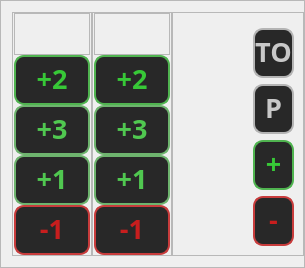
     <widget class="QFrame" name="frame_buttons">
      <property name="frameShape">
       <enum>QFrame::StyledPanel</enum>
      </property>
      <property name="frameShadow">
       <enum>QFrame::Raised</enum>
      </property>
      <layout class="QHBoxLayout" name="horizontalLayout">
       <property name="spacing">
        <number>0</number>
       </property>
       <property name="rightMargin">
        <number>0</number>
       </property>
       <item>
        <widget class="QFrame" name="btnframe1">
         <property name="maximumSize">
          <size>
           <width>121</width>
           <height>16777215</height>
          </size>
         </property>
         <property name="frameShape">
          <enum>QFrame::StyledPanel</enum>
         </property>
         <property name="frameShadow">
          <enum>QFrame::Raised</enum>
         </property>
        </widget>
       </item>
       <item>
        <widget class="QFrame" name="btnframe3">
         <property name="minimumSize">
          <size>
           <width>80</width>
           <height>0</height>
          </size>
         </property>
         <property name="maximumSize">
          <size>
           <width>80</width>
           <height>16777215</height>
          </size>
         </property>
         <property name="frameShape">
          <enum>QFrame::StyledPanel</enum>
         </property>
         <property name="frameShadow">
          <enum>QFrame::Raised</enum>
         </property>
         <layout class="QVBoxLayout" name="verticalLayout_2">
          <property name="spacing">
           <number>0</number>
          </property>
          <property name="leftMargin">
           <number>1</number>
          </property>
          <property name="topMargin">
           <number>0</number>
          </property>
          <property name="rightMargin">
           <number>1</number>
          </property>
          <property name="bottomMargin">
           <number>0</number>
          </property>
          <item>
           <widget class="QFrame" name="frame">
            <property name="maximumSize">
             <size>
              <width>16777215</width>
              <height>50</height>
             </size>
            </property>
            <property name="frameShape">
             <enum>QFrame::StyledPanel</enum>
            </property>
            <property name="frameShadow">
             <enum>QFrame::Raised</enum>
            </property>
           </widget>
          </item>
          <item>
           <widget class="QPushButton" name="btnA_plus2">
            <property name="minimumSize">
             <size>
              <width>0</width>
              <height>50</height>
             </size>
            </property>
            <property name="font">
             <font>
              <family>Segoe UI Black</family>
              <pointsize>20</pointsize>
              <weight>75</weight>
              <bold>true</bold>
             </font>
            </property>
            <property name="cursor">
             <cursorShape>PointingHandCursor</cursorShape>
            </property>
            <property name="styleSheet">
             <string notr="true">QPushButton {
	border-radius: 10px;
	background-color: rgb(40, 40, 40);
	padding-bottom: 4px;
	color: rgb(55, 200, 55);
	border: 2px solid rgb(80, 180, 80);
}

QPushButton:hover {
	border-radius: 10px;
	background-color: rgb(55, 55, 55);
	padding-bottom: 4px;
	color: rgb(65, 210, 65);
	border: 2px solid rgb(90, 190, 90);
}

QPushButton:pressed {
	border-radius: 10px;
	background-color: rgb(30, 30, 30);
	padding-bottom: 4px;
	color: rgb(65, 190, 65);
	border: 2px solid rgb(70, 170, 70);
}
</string>
            </property>
            <property name="text">
             <string>+2</string>
            </property>
           </widget>
          </item>
          <item>
           <widget class="QPushButton" name="btnA_plus3">
            <property name="minimumSize">
             <size>
              <width>0</width>
              <height>50</height>
             </size>
            </property>
            <property name="font">
             <font>
              <family>Segoe UI Black</family>
              <pointsize>20</pointsize>
              <weight>75</weight>
              <bold>true</bold>
             </font>
            </property>
            <property name="cursor">
             <cursorShape>PointingHandCursor</cursorShape>
            </property>
            <property name="styleSheet">
             <string notr="true">QPushButton {
	border-radius: 10px;
	background-color: rgb(40, 40, 40);
	padding-bottom: 4px;
	color: rgb(80, 200, 80);
	border: 2px solid rgb(110, 180, 110);
}

QPushButton:hover {
	border-radius: 10px;
	background-color: rgb(55, 55, 55);
	padding-bottom: 4px;
	color: rgb(90, 210, 90);
	border: 2px solid rgb(120, 190, 120);
}

QPushButton:pressed {
	border-radius: 10px;
	background-color: rgb(30, 30, 30);
	padding-bottom: 4px;
	color: rgb(70, 190, 70);
	border: 2px solid rgb(100, 170, 100);
}</string>
            </property>
            <property name="text">
             <string>+3</string>
            </property>
           </widget>
          </item>
          <item>
           <widget class="QPushButton" name="btnA_plus1">
            <property name="minimumSize">
             <size>
              <width>0</width>
              <height>50</height>
             </size>
            </property>
            <property name="font">
             <font>
              <family>Segoe UI Black</family>
              <pointsize>20</pointsize>
              <weight>75</weight>
              <bold>true</bold>
             </font>
            </property>
            <property name="cursor">
             <cursorShape>PointingHandCursor</cursorShape>
            </property>
            <property name="styleSheet">
             <string notr="true">QPushButton {
	border-radius: 10px;
	background-color: rgb(40, 40, 40);
	padding-bottom: 4px;
	color: rgb(80, 200, 80);
	border: 2px solid rgb(110, 180, 110);
}

QPushButton:hover {
	border-radius: 10px;
	background-color: rgb(55, 55, 55);
	padding-bottom: 4px;
	color: rgb(90, 210, 90);
	border: 2px solid rgb(120, 190, 120);
}

QPushButton:pressed {
	border-radius: 10px;
	background-color: rgb(30, 30, 30);
	padding-bottom: 4px;
	color: rgb(70, 190, 70);
	border: 2px solid rgb(100, 170, 100);
}</string>
            </property>
            <property name="text">
             <string>+1</string>
            </property>
           </widget>
          </item>
          <item>
           <widget class="QPushButton" name="btnA_correction">
            <property name="minimumSize">
             <size>
              <width>0</width>
              <height>50</height>
             </size>
            </property>
            <property name="font">
             <font>
              <family>Segoe UI Black</family>
              <pointsize>20</pointsize>
              <weight>75</weight>
              <bold>true</bold>
             </font>
            </property>
            <property name="cursor">
             <cursorShape>PointingHandCursor</cursorShape>
            </property>
            <property name="styleSheet">
             <string notr="true">QPushButton {
	border-radius: 10px;
	background-color: rgb(40, 40, 40);
	color: rgb(200, 30, 30);
	padding-bottom: 4px;
	border: 2px solid rgb(200, 60, 60);
}

QPushButton:hover {
	border-radius: 10px;
	background-color: rgb(55, 55, 55);
	color: rgb(210, 40, 40);
	padding-bottom: 4px;
	border: 2px solid rgb(210, 70, 70);
}

QPushButton:pressed {
	border-radius: 10px;
	background-color: rgb(30, 30, 30);
	color: rgb(190, 20, 20);
	padding-bottom: 4px;
	border: 2px solid rgb(190, 50, 50);
}</string>
            </property>
            <property name="text">
             <string>-1</string>
            </property>
           </widget>
          </item>
         </layout>
        </widget>
       </item>
       <item>
        <widget class="QFrame" name="btnframe2">
         <property name="minimumSize">
          <size>
           <width>80</width>
           <height>0</height>
          </size>
         </property>
         <property name="maximumSize">
          <size>
           <width>80</width>
           <height>16777215</height>
          </size>
         </property>
         <property name="frameShape">
          <enum>QFrame::StyledPanel</enum>
         </property>
         <property name="frameShadow">
          <enum>QFrame::Raised</enum>
         </property>
         <layout class="QVBoxLayout" name="verticalLayout_3">
          <property name="spacing">
           <number>0</number>
          </property>
          <property name="leftMargin">
           <number>1</number>
          </property>
          <property name="topMargin">
           <number>0</number>
          </property>
          <property name="rightMargin">
           <number>1</number>
          </property>
          <property name="bottomMargin">
           <number>0</number>
          </property>
          <item>
           <widget class="QFrame" name="frame_2">
            <property name="maximumSize">
             <size>
              <width>16777215</width>
              <height>50</height>
             </size>
            </property>
            <property name="frameShape">
             <enum>QFrame::StyledPanel</enum>
            </property>
            <property name="frameShadow">
             <enum>QFrame::Raised</enum>
            </property>
           </widget>
          </item>
          <item>
           <widget class="QPushButton" name="btnB_plus2">
            <property name="minimumSize">
             <size>
              <width>0</width>
              <height>50</height>
             </size>
            </property>
            <property name="font">
             <font>
              <family>Segoe UI Black</family>
              <pointsize>20</pointsize>
              <weight>75</weight>
              <bold>true</bold>
             </font>
            </property>
            <property name="cursor">
             <cursorShape>PointingHandCursor</cursorShape>
            </property>
            <property name="styleSheet">
             <string notr="true">QPushButton {
	border-radius: 10px;
	background-color: rgb(40, 40, 40);
	padding-bottom: 4px;
	color: rgb(55, 200, 55);
	border: 2px solid rgb(80, 180, 80);
}

QPushButton:hover {
	border-radius: 10px;
	background-color: rgb(55, 55, 55);
	padding-bottom: 4px;
	color: rgb(65, 210, 65);
	border: 2px solid rgb(90, 190, 90);
}

QPushButton:pressed {
	border-radius: 10px;
	background-color: rgb(30, 30, 30);
	padding-bottom: 4px;
	color: rgb(65, 190, 65);
	border: 2px solid rgb(70, 170, 70);
}
</string>
            </property>
            <property name="text">
             <string>+2</string>
            </property>
           </widget>
          </item>
          <item>
           <widget class="QPushButton" name="btnB_plus3">
            <property name="minimumSize">
             <size>
              <width>0</width>
              <height>50</height>
             </size>
            </property>
            <property name="font">
             <font>
              <family>Segoe UI Black</family>
              <pointsize>20</pointsize>
              <weight>75</weight>
              <bold>true</bold>
             </font>
            </property>
            <property name="cursor">
             <cursorShape>PointingHandCursor</cursorShape>
            </property>
            <property name="styleSheet">
             <string notr="true">QPushButton {
	border-radius: 10px;
	background-color: rgb(40, 40, 40);
	padding-bottom: 4px;
	color: rgb(80, 200, 80);
	border: 2px solid rgb(110, 180, 110);
}

QPushButton:hover {
	border-radius: 10px;
	background-color: rgb(55, 55, 55);
	padding-bottom: 4px;
	color: rgb(90, 210, 90);
	border: 2px solid rgb(120, 190, 120);
}

QPushButton:pressed {
	border-radius: 10px;
	background-color: rgb(30, 30, 30);
	padding-bottom: 4px;
	color: rgb(70, 190, 70);
	border: 2px solid rgb(100, 170, 100);
}</string>
            </property>
            <property name="text">
             <string>+3</string>
            </property>
           </widget>
          </item>
          <item>
           <widget class="QPushButton" name="btnB_plus1">
            <property name="minimumSize">
             <size>
              <width>0</width>
              <height>50</height>
             </size>
            </property>
            <property name="font">
             <font>
              <family>Segoe UI Black</family>
              <pointsize>20</pointsize>
              <weight>75</weight>
              <bold>true</bold>
             </font>
            </property>
            <property name="cursor">
             <cursorShape>PointingHandCursor</cursorShape>
            </property>
            <property name="styleSheet">
             <string notr="true">QPushButton {
	border-radius: 10px;
	background-color: rgb(40, 40, 40);
	padding-bottom: 4px;
	color: rgb(80, 200, 80);
	border: 2px solid rgb(110, 180, 110);
}

QPushButton:hover {
	border-radius: 10px;
	background-color: rgb(55, 55, 55);
	padding-bottom: 4px;
	color: rgb(90, 210, 90);
	border: 2px solid rgb(120, 190, 120);
}

QPushButton:pressed {
	border-radius: 10px;
	background-color: rgb(30, 30, 30);
	padding-bottom: 4px;
	color: rgb(70, 190, 70);
	border: 2px solid rgb(100, 170, 100);
}</string>
            </property>
            <property name="text">
             <string>+1</string>
            </property>
           </widget>
          </item>
          <item>
           <widget class="QPushButton" name="btnB_correction">
            <property name="minimumSize">
             <size>
              <width>0</width>
              <height>50</height>
             </size>
            </property>
            <property name="font">
             <font>
              <family>Segoe UI Black</family>
              <pointsize>20</pointsize>
              <weight>75</weight>
              <bold>true</bold>
             </font>
            </property>
            <property name="cursor">
             <cursorShape>PointingHandCursor</cursorShape>
            </property>
            <property name="styleSheet">
             <string notr="true">QPushButton {
	border-radius: 10px;
	background-color: rgb(40, 40, 40);
	color: rgb(200, 30, 30);
	padding-bottom: 4px;
	border: 2px solid rgb(200, 60, 60);
}

QPushButton:hover {
	border-radius: 10px;
	background-color: rgb(55, 55, 55);
	color: rgb(210, 40, 40);
	padding-bottom: 4px;
	border: 2px solid rgb(210, 70, 70);
}

QPushButton:pressed {
	border-radius: 10px;
	background-color: rgb(30, 30, 30);
	color: rgb(190, 20, 20);
	padding-bottom: 4px;
	border: 2px solid rgb(190, 50, 50);
}</string>
            </property>
            <property name="text">
             <string>-1</string>
            </property>
           </widget>
          </item>
         </layout>
        </widget>
       </item>
       <item>
        <widget class="QFrame" name="frame_3">
         <property name="frameShape">
          <enum>QFrame::StyledPanel</enum>
         </property>
         <property name="frameShadow">
          <enum>QFrame::Raised</enum>
         </property>
        </widget>
       </item>
       <item>
        <widget class="QFrame" name="btnframe4">
         <property name="frameShape">
          <enum>QFrame::StyledPanel</enum>
         </property>
         <property name="frameShadow">
          <enum>QFrame::Raised</enum>
         </property>
         <layout class="QVBoxLayout" name="verticalLayout_4">
          <property name="leftMargin">
           <number>80</number>
          </property>
          <item>
           <widget class="QFrame" name="frame_4">
            <property name="maximumSize">
             <size>
              <width>16777215</width>
              <height>50</height>
             </size>
            </property>
            <property name="frameShape">
             <enum>QFrame::StyledPanel</enum>
            </property>
            <property name="frameShadow">
             <enum>QFrame::Raised</enum>
            </property>
           </widget>
          </item>
          <item>
           <widget class="QPushButton" name="btnTO">
            <property name="minimumSize">
             <size>
              <width>0</width>
              <height>50</height>
             </size>
            </property>
            <property name="font">
             <font>
              <family>Segoe UI Black</family>
              <pointsize>20</pointsize>
              <weight>75</weight>
              <bold>true</bold>
             </font>
            </property>
            <property name="cursor">
             <cursorShape>PointingHandCursor</cursorShape>
            </property>
            <property name="styleSheet">
             <string notr="true">QPushButton {
	border-radius: 10px;
	background-color: rgb(40, 40, 40);
	padding-bottom: 4px;
	color: rgb(200, 200, 200);
	border: 2px solid rgb(180, 180, 180);
}

QPushButton:hover {
	border-radius: 10px;
	background-color: rgb(55, 55, 55);
	padding-bottom: 4px;
	color: rgb(210, 210, 210);
	border: 2px solid rgb(190, 190, 190);
}

QPushButton:pressed {
	border-radius: 10px;
	background-color: rgb(30, 30, 30);
	padding-bottom: 4px;
	color: rgb(190, 190, 190);
	border: 2px solid rgb(170, 170, 170);
}</string>
            </property>
            <property name="text">
             <string>TO</string>
            </property>
           </widget>
          </item>
          <item>
           <widget class="QPushButton" name="btnP">
            <property name="minimumSize">
             <size>
              <width>0</width>
              <height>50</height>
             </size>
            </property>
            <property name="font">
             <font>
              <family>Segoe UI Black</family>
              <pointsize>20</pointsize>
              <weight>75</weight>
              <bold>true</bold>
             </font>
            </property>
            <property name="cursor">
             <cursorShape>PointingHandCursor</cursorShape>
            </property>
            <property name="styleSheet">
             <string notr="true">QPushButton {
	border-radius: 10px;
	background-color: rgb(40, 40, 40);
	padding-bottom: 4px;
	color: rgb(200, 200, 200);
	border: 2px solid rgb(180, 180, 180);
}

QPushButton:hover {
	border-radius: 10px;
	background-color: rgb(55, 55, 55);
	padding-bottom: 4px;
	color: rgb(210, 210, 210);
	border: 2px solid rgb(190, 190, 190);
}

QPushButton:pressed {
	border-radius: 10px;
	background-color: rgb(30, 30, 30);
	padding-bottom: 4px;
	color: rgb(190, 190, 190);
	border: 2px solid rgb(170, 170, 170);
}</string>
            </property>
            <property name="text">
             <string>P</string>
            </property>
           </widget>
          </item>
          <item>
           <widget class="QPushButton" name="btnPplus">
            <property name="minimumSize">
             <size>
              <width>0</width>
              <height>50</height>
             </size>
            </property>
            <property name="font">
             <font>
              <family>Segoe UI Black</family>
              <pointsize>20</pointsize>
              <weight>75</weight>
              <bold>true</bold>
             </font>
            </property>
            <property name="cursor">
             <cursorShape>PointingHandCursor</cursorShape>
            </property>
            <property name="styleSheet">
             <string notr="true">QPushButton {
	border-radius: 10px;
	background-color: rgb(40, 40, 40);
	padding-bottom: 4px;
	color: rgb(55, 200, 55);
	border: 2px solid rgb(80, 180, 80);
}

QPushButton:hover {
	border-radius: 10px;
	background-color: rgb(55, 55, 55);
	padding-bottom: 4px;
	color: rgb(65, 210, 65);
	border: 2px solid rgb(90, 190, 90);
}

QPushButton:pressed {
	border-radius: 10px;
	background-color: rgb(30, 30, 30);
	padding-bottom: 4px;
	color: rgb(65, 190, 65);
	border: 2px solid rgb(70, 170, 70);
}
</string>
            </property>
            <property name="text">
             <string>+</string>
            </property>
           </widget>
          </item>
          <item>
           <widget class="QPushButton" name="btnPminus">
            <property name="minimumSize">
             <size>
              <width>0</width>
              <height>50</height>
             </size>
            </property>
            <property name="font">
             <font>
              <family>Segoe UI Black</family>
              <pointsize>20</pointsize>
              <weight>75</weight>
              <bold>true</bold>
             </font>
            </property>
            <property name="cursor">
             <cursorShape>PointingHandCursor</cursorShape>
            </property>
            <property name="styleSheet">
             <string notr="true">QPushButton {
	border-radius: 10px;
	background-color: rgb(40, 40, 40);
	color: rgb(200, 30, 30);
	padding-bottom: 4px;
	border: 2px solid rgb(200, 60, 60);
}

QPushButton:hover {
	border-radius: 10px;
	background-color: rgb(55, 55, 55);
	color: rgb(210, 40, 40);
	padding-bottom: 4px;
	border: 2px solid rgb(210, 70, 70);
}

QPushButton:pressed {
	border-radius: 10px;
	background-color: rgb(30, 30, 30);
	color: rgb(190, 20, 20);
	padding-bottom: 4px;
	border: 2px solid rgb(190, 50, 50);
}</string>
            </property>
            <property name="text">
             <string>-</string>
            </property>
           </widget>
          </item>
         </layout>
        </widget>
       </item>
      </layout>
     </widget>
